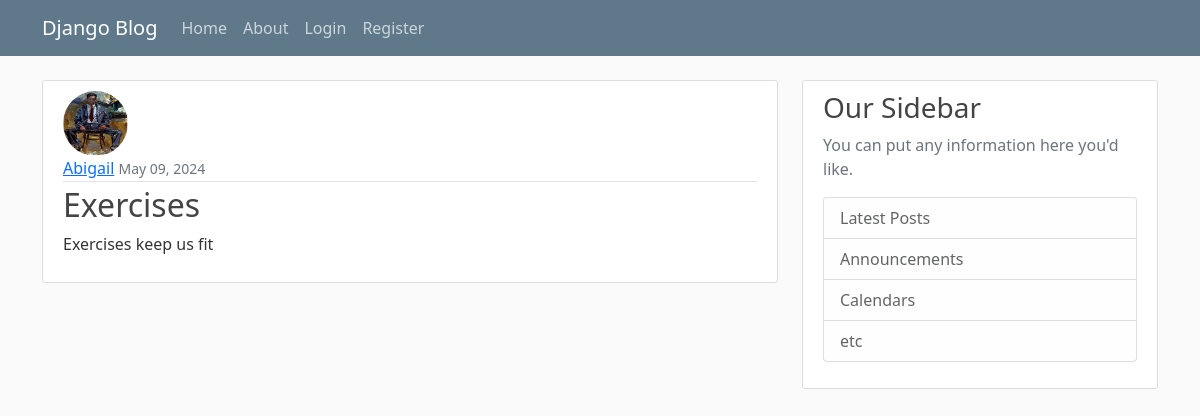
The page /post/26/ on the database its author committed.
### blog/models.py (models this page shows, shortened)
class Post(models.Model):
    title = models.CharField(max_length=100)  # Title field for the post, limited to 100 characters
    content = models.TextField()  # Content field for the post, allowing for larger text
    date_posted = models.DateTimeField(default=timezone.now)  # Date and time when the post was created
    author = models.ForeignKey(User, on_delete=models.CASCADE)  # ForeignKey relationship with the User model, each post belongs to a user

### users/models.py (models this page shows, shortened)
class Profile(models.Model):
    user = models.OneToOneField(User, on_delete=models.CASCADE)
    image = models.ImageField(default='default.PNG', upload_to='profile_pics')

### blog/views.py (the view)
# urls.py: path('post/<int:pk>/', PostDetailView.as_view(), name="post_detail"),
class PostDetailView(DetailView):
    model = Post

### blog/templates/blog/post_detail.html (shortened to what this page needs)
{% extends "blog/base.html" %}
{% block content %}
<article class="media content-section">
    <img class="rounded-circle article-img" src="{{ object.author.profile.image.url }}" alt="image">
    <div class="media-body">
        <div class="article-metadata">
            <a class="mr-2" href="#">{{ object.author }}</a>
            <small class="text-muted">{{ object.date_posted|date:"F d, Y" }}</small>
        </div>
        <h2 class="article-title">{{ object.title }}</h2>
        <p class="article-content">{{ object.content }}</p>
    </div>
</article>
{% endblock content %}

### blog/static/blog/main.css (style rules this page uses)
body { background: #fafafa; color: #333333; margin-top: 5rem; }
h1, h2, h3, h4, h5, h6 { color: #444444; }
.content-section { background: #ffffff; padding: 10px 20px; border: 1px solid #dddddd; border-radius: 3px; margin-bottom: 20px; }
.article-title { color: #444444; }
.article-content { white-space: pre-line; }
.article-img { height: 65px; width: 65px; margin-right: 16px; }
.article-metadata { padding-bottom: 1px; margin-bottom: 4px; border-bottom: 1px solid #e3e3e3 }

### rows shown on the page
Post: author.profile.image (picture), author "Abigail", date_posted "May 09, 2024", title "Exercises", content "Exercises keep us fit"
